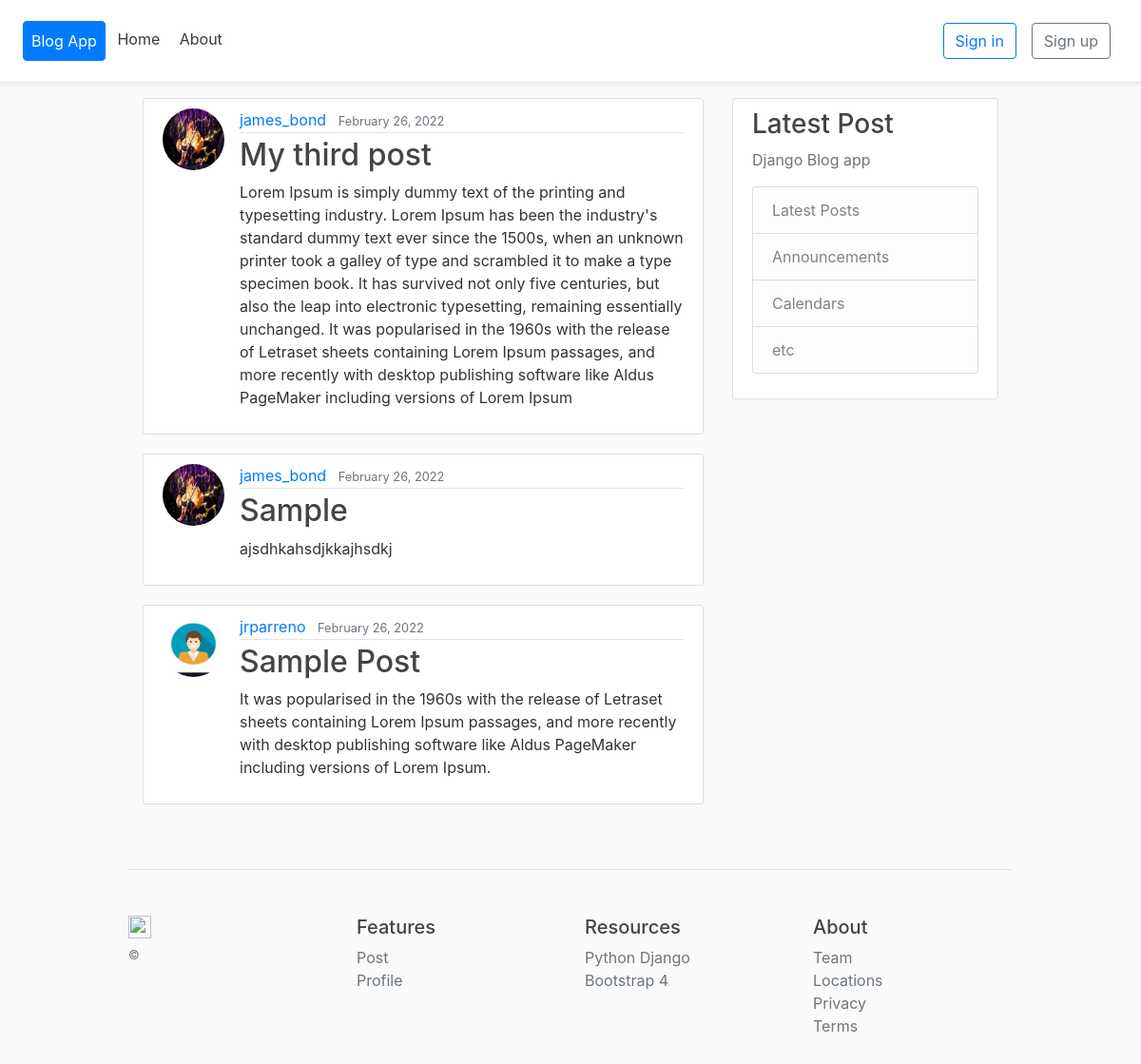
The page / on the database its author committed.
### blog/models.py (models this page shows, shortened)
class Post(models.Model):
    title = models.CharField(max_length=100)
    content = models.TextField()
    date_posted = models.DateTimeField(default=timezone.now)
    author = models.ForeignKey(User, on_delete=models.CASCADE)

### users/models.py (models this page shows, shortened)
class Profile(models.Model):
    user = models.OneToOneField(User, on_delete=models.CASCADE)
    image = models.ImageField(default='default.jpeg', upload_to='profile_pics')

### blog/views.py (the view)
# urls.py: path('', PostListView.as_view(), name="home"),
class PostListView(ListView):
    model = Post
    template_name = 'blog/home.html'
    context_object_name = 'posts'
    ordering = ['-date_posted']
    paginate_by = 5

### blog/templates/blog/home.html (shortened to what this page needs)
{% extends 'blog/base.html' %}
{% block content %}
{% for post in posts %}
<article class="media content-section">
    <img class="rounded-circle article-img" src="{{ post.author.profile.image.url }}" />
    <div class="media-body">
        <div class="article-metadata">
            <a class="mr-2" href="#">{{ post.author }}</a>
            <small class="text-muted">{{ post.date_posted|date:"F d, Y" }}</small>
        </div>
        <h2><a class="article-title" href="{% url 'post-detail' post.pk %}">{{ post.title }}</a></h2>
        <p class="article-content">{{ post.content }}</p>
    </div>
</article>
{% endfor %}
{% endblock content %}

### blog/templates/blog/base.html (shortened to what this page needs)
{% load static %}
<!DOCTYPE html>
<html lang="en">
<head>
    <link rel="stylesheet" href="https://stackpath.bootstrapcdn.com/bootstrap/4.1.3/css/bootstrap.min.css"
>
    <link rel="stylesheet" href="{% static 'cover.css' %}" type="text/css">
    <link rel="stylesheet" href="{% static 'main.css' %}" type="text/css">
</head>
<body>
    <div class="d-flex flex-column flex-md-row align-items-center p-3 px-md-4 mb-3 bg-white border-bottom shadow-sm">
        <nav class="my-0 mr-md-auto">
            <a class="btn btn-primary p-2 text-white" href="#">Blog App</a>
            <a class="p-2 text-dark" href="{% url 'home' %}">Home</a>
            <a class="p-2 text-dark" href="{% url 'about' %}">About</a>
        </nav>
        {% if user.is_authenticated %}
        <nav class="my-2 my-md-0 mr-md-3">
            <a class="p-2 text-dark" href="{% url 'post-create' %}">New Post</a>
            <a class="p-2 text-dark" href="{% url 'profile' %}">Profile</a>
        </nav>
        <a class="btn btn-outline-primary" href="{% url 'logout' %}">Logout</a>
        {% else %}
        <a class="btn btn-outline-primary m-2" href="{% url 'login' %}">Sign in</a>
        <a class="btn btn-outline-secondary m-2" href="{% url 'register' %}">Sign up</a>
        {% endif %}
    </div>
    <div class="container">
        <main role="main" class="container">
            <div class="row">
                <div class="col-md-8">
                    {% block content %} {% endblock content %}
                </div>
                <div class="col-md-4">
                    <div class="content-section">
                        <h3>Latest Post</h3>
                        <p class='text-muted'>Django Blog app
                        <ul class="list-group">
                            <li class="list-group-item list-group-item-light">Latest Posts</li>
                            <li class="list-group-item list-group-item-light">Announcements</li>
                            <li class="list-group-item list-group-item-light">Calendars</li>
                            <li class="list-group-item list-group-item-light">etc</li>
                        </ul>
                        </p>
                    </div>
                </div>
            </div>
        </main>
        <footer class="pt-4 my-md-5 pt-md-5 border-top">
            <div class="row">
                <div class="col-12 col-md">
                    <img class="mb-2" src="" alt="" width="24" height="24">
                    <small class="d-block mb-3 text-muted">&copy;</small>
                </div>
                <div class="col-6 col-md">
                    <h5>Features</h5>
                    <ul class="list-unstyled text-small">
                        <li><a class="text-muted" href="#">Post</a></li>
                        <li><a class="text-muted" href="#">Profile</a></li>
                    </ul>
                </div>
                <div class="col-6 col-md">
                    <h5>Resources</h5>
                    <ul class="list-unstyled text-small">
                        <li><a class="text-muted" href="#">Python Django</a></li>
                        <li><a class="text-muted" href="#">Bootstrap 4</a></li>
                    </ul>
                </div>
                <div class="col-6 col-md">
                    <h5>About</h5>
                    <ul class="list-unstyled text-small">
                        <li><a class="text-muted" href="#">Team</a></li>
                        <li><a class="text-muted" href="#">Locations</a></li>
                        <li><a class="text-muted" href="#">Privacy</a></li>
                        <li><a class="text-muted" href="#">Terms</a></li>
                    </ul>
                </div>
            </div>
        </footer>
    </div>
</body>
</html>

### blog/static/cover.css (style rules this page uses)
html { font-size: 14px; }
@media (min-width: 768px) { html { font-size: 16px; } }
.container { max-width: 960px; }

### blog/static/main.css (style rules this page uses)
body { background: #fafafa; color: #333333; }
h1, h2, h3, h4, h5, h6 { color: #444444; }
ul { margin: 0; }
.content-section { background: #ffffff; padding: 10px 20px; border: 1px solid #dddddd; border-radius: 3px; margin-bottom: 20px; }
.article-title { color: #444444; }
.article-content { white-space: pre-line; }
.article-img { height: 65px; width: 65px; margin-right: 16px; }
.article-metadata { padding-bottom: 1px; margin-bottom: 4px; border-bottom: 1px solid #e3e3e3; }

### rows shown on the page
Post: author.profile.image (picture), author "james_bond", date_posted "February 26, 2022", title "My third post", content "Lorem Ipsum is simply dummy text of the printing and typesetting industry. Lorem Ipsum has been the industry's standard dummy text ever since the 1500s, when an unknown printer took a galley of type and scrambled it to make a type specimen book. It has survived not only five centuries, but also the leap into electronic typesetting, remaining essentially unchanged. It was popularised in the 1960s with the release of Letraset sheets containing Lorem Ipsum passages, and more recently with desktop publishing software like Aldus PageMaker including versions of Lorem Ipsum"
Post: author.profile.image (picture), author "james_bond", date_posted "February 26, 2022", title "Sample", content "ajsdhkahsdjkkajhsdkj"
Post: author.profile.image (placeholder picture), author "jrparreno", date_posted "February 26, 2022", title "Sample Post", content "It was popularised in the 1960s with the release of Letraset sheets containing Lorem Ipsum passages, and more recently with desktop publishing software like Aldus PageMaker including versions of Lorem Ipsum."
